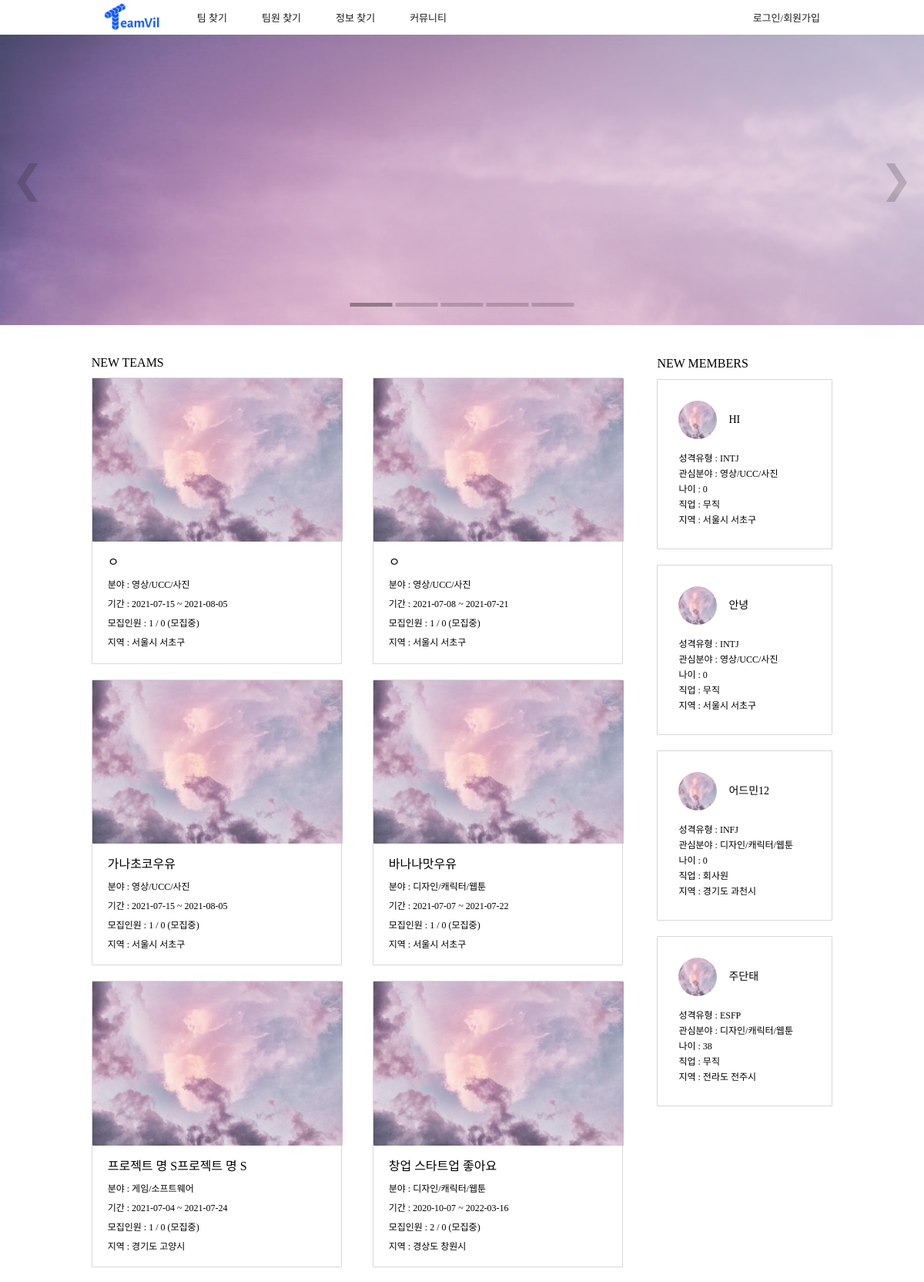
/ (upper part), run on an earlier commit of the app's database.
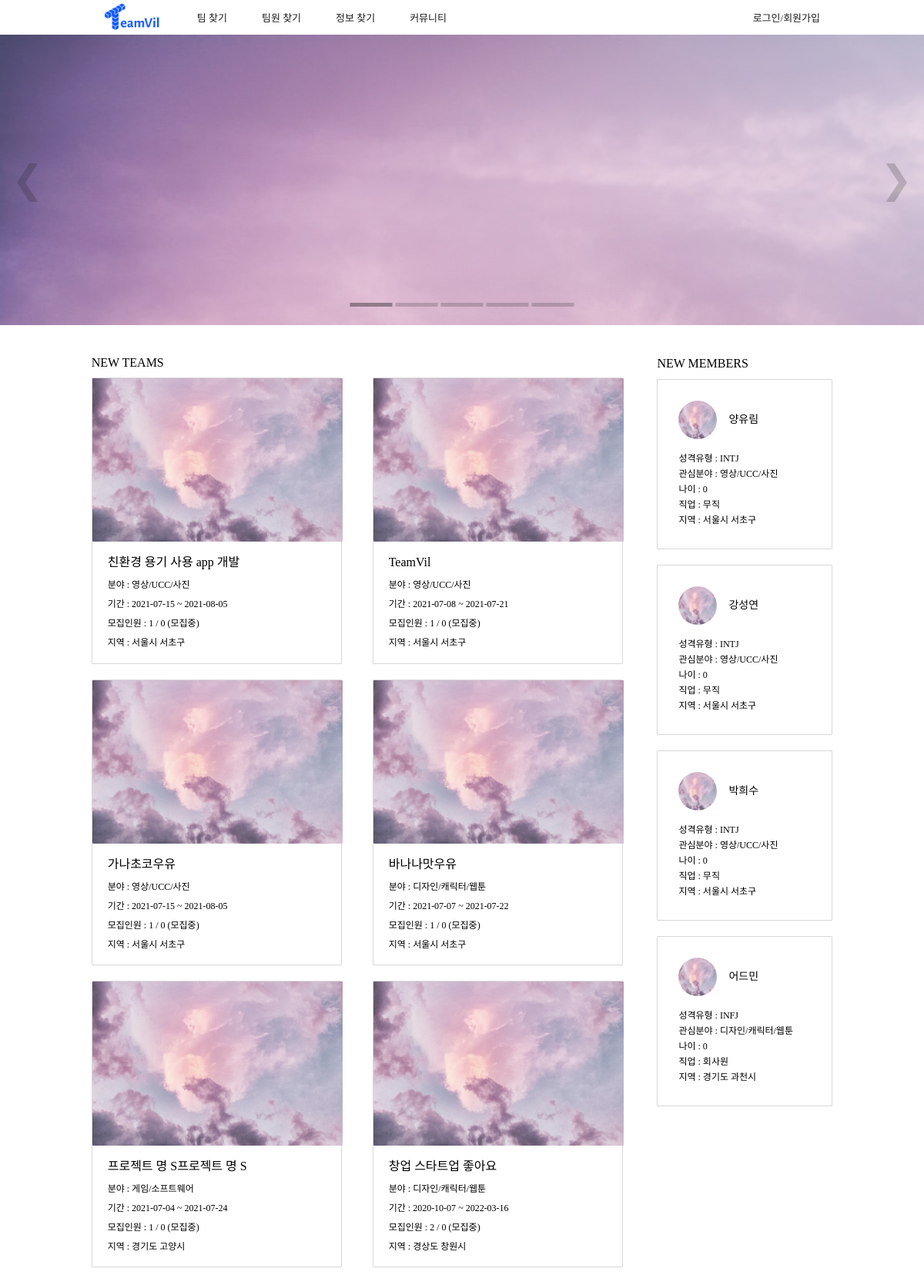
And on a later commit of the database.
### project/models.py (models this page shows, shortened)
class Project(models.Model):
    user_id = models.ForeignKey(User, on_delete = models.PROTECT, db_column="user_id")
    use = models.IntegerField(default=0)
    isEnd = models.IntegerField(default=0)
    type = models.IntegerField()
    title = models.CharField(max_length=100)
    desc = models.CharField(max_length=100)
    field1_id = models.ForeignKey('home.Field1', on_delete = models.CASCADE, db_column="field1_id")
    field2 = models.CharField(max_length=20)
    region1_id = models.ForeignKey('home.Region1', on_delete = models.CASCADE, db_column="region1_id")
    region2_id = models.ForeignKey('home.Region2', on_delete = models.CASCADE, db_column="region2_id")
    mem_total = models.IntegerField()
    mem_now = models.IntegerField()
    mem_duty = models.IntegerField(default=0)
    start_date = models.DateField()
    end_date = models.DateField()
    state = models.IntegerField(default=1)
    school = models.CharField(max_length=45, null=True)
    content = models.TextField()
    isLink = models.IntegerField(default=0)
    isFile = models.IntegerField(default=0)
    education_id = models.ForeignKey('home.Education', on_delete = models.CASCADE, db_column="education_id", null=True)
    view_cnt = models.IntegerField(default=0)
    register = models.DateTimeField(default=timezone.now)

### home/models.py (models this page shows, shortened)
class Field1(models.Model):
    field1 = models.CharField(max_length=20)

class Region1(models.Model):
    region1 = models.CharField(max_length=20)

class Region2(models.Model):
    region1_id = models.ForeignKey(Region1, on_delete = models.CASCADE, db_column="region1_id")
    region2 = models.CharField(max_length=20)

### account/models.py (models this page shows, shortened)
class Profile(models.Model):
    user_id = models.ForeignKey(User, on_delete = models.CASCADE, db_column="user_id")
    name = models.CharField(max_length=25)
    mbti_id = models.ForeignKey(Mbti, on_delete = models.CASCADE, db_column="mbti_id")
    mbti_detail = models.CharField(max_length=100, null=True)
    email = models.CharField(max_length=45)
    phone = models.CharField(max_length=15)
    birthday = models.DateField()
    region1_id = models.ForeignKey(Region1, on_delete = models.CASCADE, db_column="region1_id")
    region2_id = models.ForeignKey(Region2, on_delete = models.CASCADE, db_column="region2_id")
    openPhone = models.IntegerField()
    openEmail = models.IntegerField()
    term_id = models.ForeignKey(Term, on_delete = models.CASCADE, db_column="term_id")
    field1_id = models.ForeignKey(Field1, on_delete = models.CASCADE, db_column="field1_id")
    field2 = models.CharField(max_length=20)
    state = models.IntegerField()
    job_id = models.ForeignKey(Job, on_delete = models.CASCADE, db_column="job_id")
    education_id = models.ForeignKey(Education, on_delete = models.CASCADE, db_column="education_id", null=True)
    isLink = models.IntegerField()
    isFile = models.IntegerField()
    isCarrer = models.IntegerField()
    pr = models.TextField(null=True)
    register = models.DateTimeField(default=timezone.now)
    photo = models.FileField(null=True)
    isReview = models.IntegerField()
    view_cnt = models.IntegerField(default=0)
    submit = models.IntegerField(default=0)

class Mbti(models.Model):
    mbti = models.CharField(max_length=4)
    mbti_cnt = models.IntegerField(default=0)

class Job(models.Model):
    job = models.CharField(max_length=20)

### home/views.py (the view)
# urls.py: 2. Add a URL to urlpatterns:  path('', views.home, name='home')
def home(request):
    projects = Project.objects.all().order_by('-id')[:8]
    profiles = Profile.objects.all().order_by('-id')[:4]
    return render(request, "home.html", {'profiles':profiles, "projects":projects })

### teamvil/templatetags/custom_tags.py (called while the page is built)
@register.simple_tag
def getAge(birthday):
    now = int(datetime.datetime.today().year)
    birthday = int(birthday.strftime('%Y'))
    return now - birthday

### home/templates/home.html (shortened to what the changed rows need)
<!DOCTYPE html>
{% load custom_tags %}
{% load static %}
<html lang="en">
<head>
    <link rel="stylesheet" href="{% static 'css/base.css' %}">
    <link rel="stylesheet" href="{% static 'css/home.css' %}">
</head>
<body>
    <div class="margin home-latest-info-wrap">
        <div class="home-latest-info-wrap-container">
            <div class="home-latest-info-container">
                <section class="home-latest-team-container">
                    <div class="home-latest-team-table">
                        <div class="home-latest-team-table-item">
                            {% for project in projects %}
                                <article class="home-latest-team-item">
                                    <img class="home-latest-team-image" src="{% static 'image/cloud.jpg' %}" alt="">
                                    <div class="home-latest-team-item-text">
                                        <p class="home-latest-team-item-title spoqa-medium">{{project.title}}</p>
                                        <p class="home-latest-team-item-content spoqa-regular">분야 : {{project.field1_id.field1}}</p>
                                        <p class="home-latest-team-item-content spoqa-regular">기간 : {{project.start_date|date:"Y-m-d"}} ~ {{project.end_date|date:"Y-m-d"}}</p>
                                        <p class="home-latest-team-item-content spoqa-regular">모집인원 : {{project.mem_now}} / {{project.mem_duty}}
                                            {% if project.state == 1%}
                                                (모집중)
                                            {% else %}
                                                (모집완료)
                                            {% endif %}
                                        </p>
                                        <p class="home-latest-team-item-content spoqa-regular">지역 : {{project.region1_id.region1}} {{project.region2_id.region2}}</p>
                                    </div>
                                </article>
                            {% endfor %}
                        </div>
                    </div>
                </section>
                <section class="home-latest-member-container">
                    <div class="home-latest-member-table">
                        <div class="home-latest-member-table-item">
                        {% for profile in profiles %}
                            <article class="home-latest-member-item">
                                <div class="home-latest-member-profile-container">
                                    <div class="home-latest-member-name-container">
                                        <img class="home-latest-member-image" src="{% static 'image/cloud.jpg' %}" alt="">
                                        <p class="spoqa-medium">{{profile.name}}</p>
                                    </div>
                                </div>
                                <p>성격유형 : {{profile.mbti_id.mbti}}</p>
                                <p>관심분야 : {{profile.field1_id.field1}}</p>
                                <p>나이 : {% getAge profile.birthday %}</p>
                                <p>직업 : {{ profile.job_id.job }}</p>
                                <p>지역 : {{ profile.region1_id.region1 }} {{ profile.region2_id.region2 }}</p>
                            </article>
                        {% endfor %}
                        </div>
                    </div>
                </section>
            </div>
        </div>
    </div>
</body>
</html>

What changed in the data, as far as the page shows it:
no longer on this page (row unchanged): Profile: name "주단태", mbti_id.mbti "ESFP", field1_id.field1 "디자인/캐릭터/웹툰", birthday "38", job_id.job "무직", region1_id.region1 "전라도", region2_id.region2 "전주시"
changed Project: title "ㅇ" → "친환경 용기 사용 app 개발"
changed Project: title "ㅇ" → "TeamVil"
added Profile: name "양유림", mbti_id.mbti "INTJ", field1_id.field1 "영상/UCC/사진", birthday "0", job_id.job "무직", region1_id.region1 "서울시", region2_id.region2 "서초구"
changed Profile: name "HI" → "강성연"
changed Profile: name "안녕" → "박희수"
changed Profile "INFJ": name "어드민12" → "어드민"
